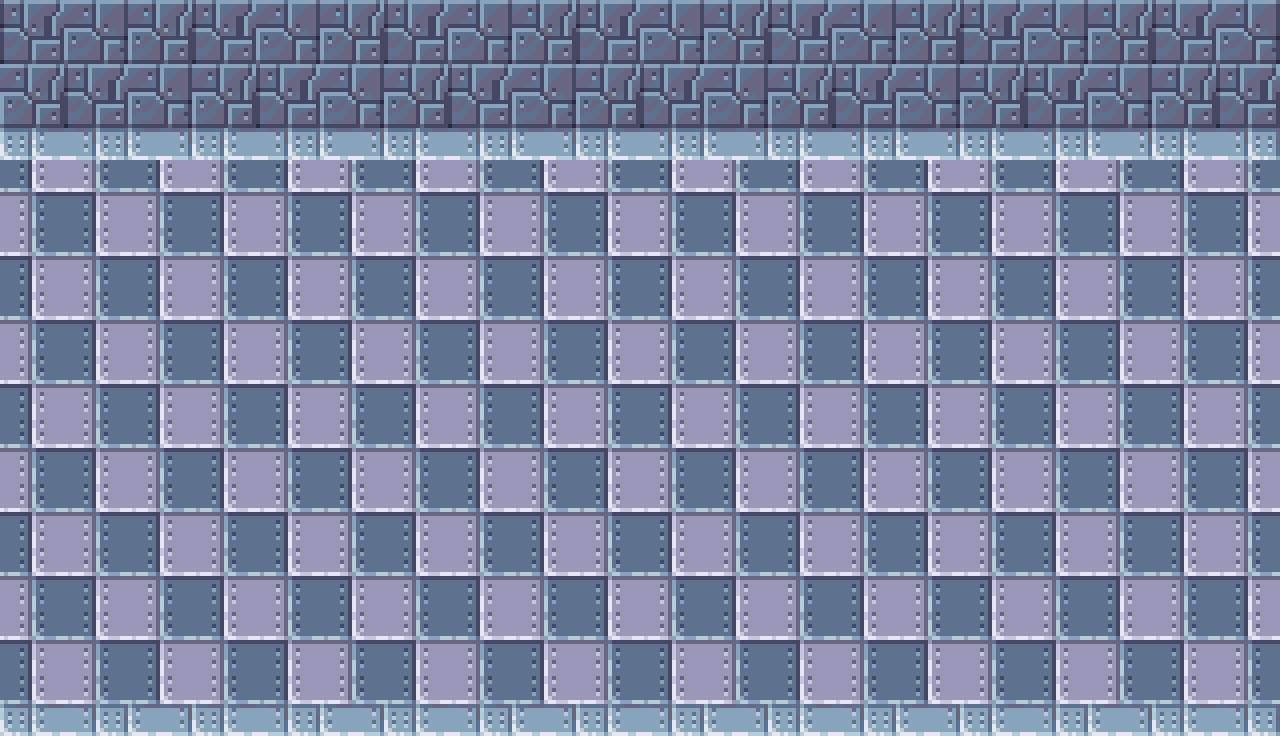

This is a level from a 2D game, rendered from its Tiled map with the project's own tilesets. A one-line summary and the map file follow, with tile-layer data summarised:
An orthogonal 40x23 tile map with 32x32 px tiles, 2 tile layers (Pared, Suelo), 2 tilesets.

<map version="1.4" tiledversion="1.4.2" orientation="orthogonal" renderorder="right-down" width="40" height="23" tilewidth="32" tileheight="32" infinite="0" nextlayerid="20" nextobjectid="4">
 <tileset firstgid="1" name="Collisions" tilewidth="32" tileheight="32" tilecount="3" columns="3">
  <image source="prop_collsions_v01.png" width="96" height="33" />
 </tileset>
 <tileset firstgid="4" name="Dungeon" tilewidth="32" tileheight="32" tilecount="240" columns="30">
  <image source="prop_dungeon_v01_w.png" width="960" height="256" />
 </tileset>
 <layer id="5" name="Pared" width="40" height="23">
  <data>[920 cells, 240 non-empty, 12 distinct tile ids]</data>
 </layer>
 <layer id="8" name="Suelo" width="40" height="23">
  <data>[920 cells, 760 non-empty, 14 distinct tile ids]</data>
 </layer>
</map>
